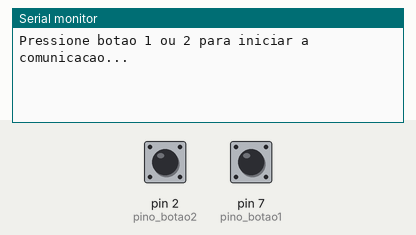
Bench run of a sketch on a simulated Arduino Uno, built with avr-gcc and run on an emulated ATmega328P. Parts: the last lines printed to the serial monitor. Inputs (shaded band) come from the test bench; at power-on: pin 2 (pino_botao2) HIGH, pin 7 (pino_botao1) HIGH. No radio packets arrive unless stated.

Above: at 1.2 s.
1.3 s: pin 2 (pino_botao2) pulled LOW for 0.15 s
At 2.6 s:
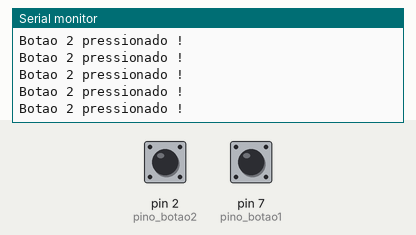
2.9 s: pin 7 (pino_botao1) pulled LOW for 0.15 s
At 4.0 s:
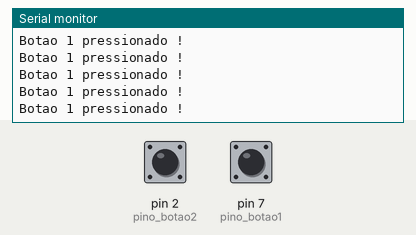

Measured:
- after the input at 1.3 s, the serial monitor: prints a new line at once (image 1)
- after the input at 2.9 s, the serial monitor: prints a new line at once (image 2)

The sketch:

06112018-RF_Transmiter.ino
```cpp
#include <SPI.h>
#include "nRF24L01.h"
#include "RF24.h"

//Armazena os dados enviados
int dados[1];

//Inicializa a placa nos pinos 9 (CE) e 10 (CS) do Arduino
RF24 radio(9,10);

//Define o endereco para comunicacao entre os modulos
const uint64_t pipe = 0xE14BC8F482LL;

//Define os pinos dos botoes
int pino_botao1 = 7;
int pino_botao2 = 2;

void setup()
{
  //Define os botoes como entrada e
  //ativa pull-up
  pinMode(7, INPUT);
  digitalWrite(7,HIGH);
  pinMode(2, INPUT);
  digitalWrite(2,HIGH);

  //Inicializa a serial
  Serial.begin(57600);
  Serial.println("Pressione botao 1 ou 2 para iniciar a comunicacao...");

  //Inicializa a comunicacao
  radio.begin();
  //Entra em modo de transmissao
  radio.openWritingPipe(pipe);
}

void loop()
{
  //Envia o numero 1 caso o botao1 seja pressionado
  if (digitalRead(pino_botao1) == LOW)
  {
    Serial.println("Botao 1 pressionado !");
    dados[0] = 1;
    radio.write(dados, 1);
  }

  //Envia o numero 2 caso o botao2 seja pressionado
  if (digitalRead(pino_botao2) == LOW)
  {
    Serial.println("Botao 2 pressionado !");
    dados[0] = 2;
    radio.write(dados, 1);
  }
}
```
